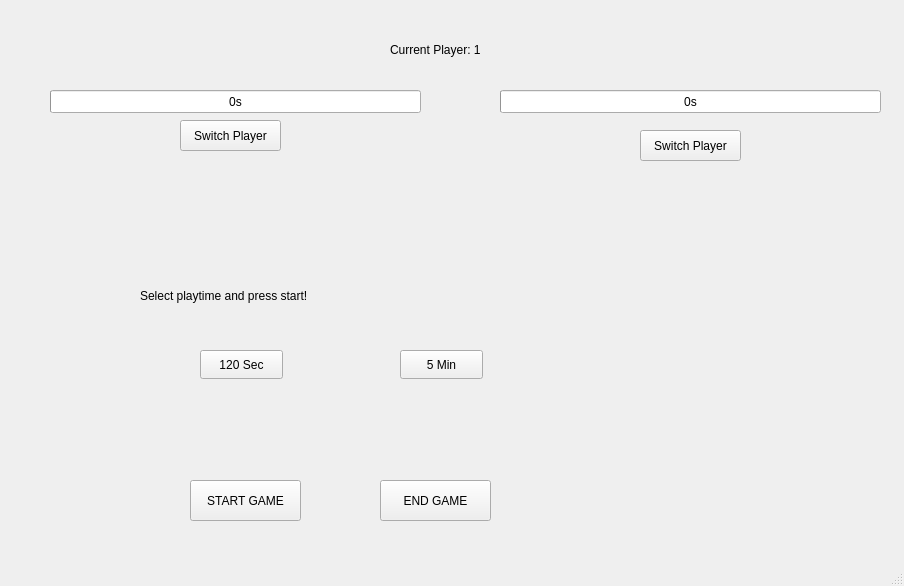
<?xml version="1.0" encoding="UTF-8"?>
<ui version="4.0">
 <class>MainWindow</class>
 <widget class="QMainWindow" name="MainWindow">
  <property name="geometry">
   <rect>
    <x>0</x>
    <y>0</y>
    <width>904</width>
    <height>586</height>
   </rect>
  </property>
  <property name="windowTitle">
   <string>MainWindow</string>
  </property>
  <widget class="QWidget" name="centralwidget">
   <widget class="QPushButton" name="Player1SwBtn">
    <property name="geometry">
     <rect>
      <x>180</x>
      <y>120</y>
      <width>101</width>
      <height>31</height>
     </rect>
    </property>
    <property name="text">
     <string>Switch Player</string>
    </property>
   </widget>
   <widget class="QPushButton" name="Player2SwBtn">
    <property name="geometry">
     <rect>
      <x>640</x>
      <y>130</y>
      <width>101</width>
      <height>31</height>
     </rect>
    </property>
    <property name="text">
     <string>Switch Player</string>
    </property>
   </widget>
   <widget class="QProgressBar" name="P1ProgressBar">
    <property name="geometry">
     <rect>
      <x>50</x>
      <y>90</y>
      <width>371</width>
      <height>23</height>
     </rect>
    </property>
    <property name="value">
     <number>0</number>
    </property>
    <property name="format">
     <string>%vs</string>
    </property>
   </widget>
   <widget class="QProgressBar" name="P2ProgressBar">
    <property name="geometry">
     <rect>
      <x>500</x>
      <y>90</y>
      <width>381</width>
      <height>23</height>
     </rect>
    </property>
    <property name="value">
     <number>0</number>
    </property>
    <property name="format">
     <string>%vs</string>
    </property>
   </widget>
   <widget class="QLabel" name="label">
    <property name="geometry">
     <rect>
      <x>140</x>
      <y>270</y>
      <width>471</width>
      <height>51</height>
     </rect>
    </property>
    <property name="styleSheet">
     <string notr="true">font: 20pt &quot;Segoe UI&quot;;
color: rgb(0, 0, 0);</string>
    </property>
    <property name="text">
     <string>Select playtime and press start!</string>
    </property>
   </widget>
   <widget class="QPushButton" name="Btn120Sec">
    <property name="geometry">
     <rect>
      <x>200</x>
      <y>350</y>
      <width>83</width>
      <height>29</height>
     </rect>
    </property>
    <property name="text">
     <string>120 Sec</string>
    </property>
   </widget>
   <widget class="QPushButton" name="Btn5Min">
    <property name="geometry">
     <rect>
      <x>400</x>
      <y>350</y>
      <width>83</width>
      <height>29</height>
     </rect>
    </property>
    <property name="text">
     <string>5 Min</string>
    </property>
   </widget>
   <widget class="QPushButton" name="StartGameBtn">
    <property name="geometry">
     <rect>
      <x>190</x>
      <y>480</y>
      <width>111</width>
      <height>41</height>
     </rect>
    </property>
    <property name="text">
     <string>START GAME</string>
    </property>
   </widget>
   <widget class="QPushButton" name="EndGameBtn">
    <property name="geometry">
     <rect>
      <x>380</x>
      <y>480</y>
      <width>111</width>
      <height>41</height>
     </rect>
    </property>
    <property name="text">
     <string>END GAME</string>
    </property>
   </widget>
   <widget class="QLabel" name="CurrentplayerLabel">
    <property name="geometry">
     <rect>
      <x>390</x>
      <y>40</y>
      <width>121</width>
      <height>20</height>
     </rect>
    </property>
    <property name="text">
     <string>Current Player: 1</string>
    </property>
   </widget>
  </widget>
  <widget class="QMenuBar" name="menubar">
   <property name="geometry">
    <rect>
     <x>0</x>
     <y>0</y>
     <width>904</width>
     <height>25</height>
    </rect>
   </property>
  </widget>
  <widget class="QStatusBar" name="statusbar"/>
 </widget>
 <resources/>
 <connections/>
</ui>
